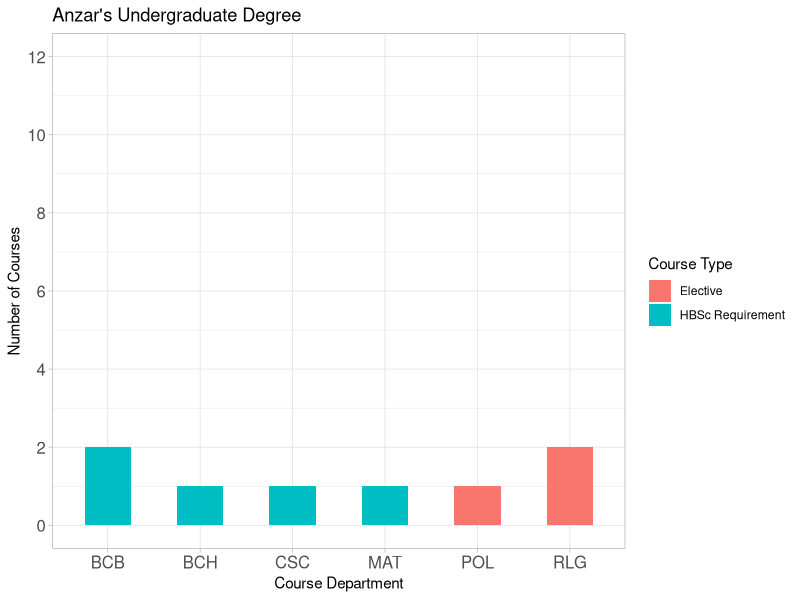
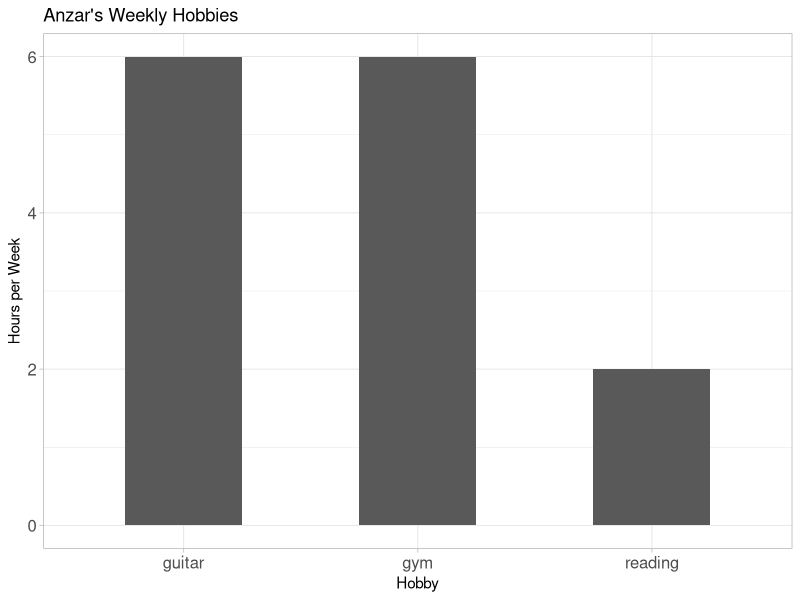

The R source for these figures, in order:
## ---- chunk 1
knitr::opts_chunk$set(echo = FALSE,
                      warning = FALSE, # suppressing warning messages
                      message = FALSE,
                      knitr.kable.max_rows = 6)

# attach any relevant packages
library(rmarkdown)
library(dplyr)
library(ggplot2)

# read the data files
courses <- read.csv(file = "courses.csv")
hobbies <- read.csv(file = "hobbies.csv")
## ---- chunk 2
paged_table(courses)

## ---- chunk 3
## organize the data for plotting
courses_counts <- courses %>%
  group_by(Course_Department, course_type) %>%
  count()

# plot 
ggplot(data=courses_counts, aes(x=Course_Department, y=n, fill=course_type)) +
  geom_bar(stat="identity", width=0.5) +
  labs(y="Number of Courses", x="Course Department", fill="Course Type") +
  theme_light() + 
  scale_y_continuous(limits = c(0, 12), breaks = seq(0, 12, by = 2))+
  ggtitle("Anzar's Undergraduate Degree")+
  theme(axis.text.y=element_text(size=12),
        axis.text.x=element_text(size=12))
  
## ---- chunk 4
# plot
ggplot(data=hobbies, aes(x=hobby, y=hours_per_week)) +
  geom_bar(stat="identity", width=0.5) +
  labs(y="Hours per Week", x="Hobby") +
  theme_light() + 
  ggtitle("Anzar's Weekly Hobbies")+
  theme(axis.text.y=element_text(size=12),
        axis.text.x=element_text(size=12))
